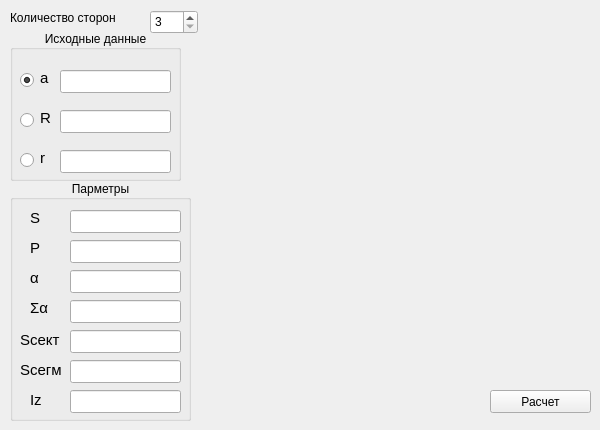
    <widget class="QWidget" name="tab">
     <attribute name="title">
      <string>Многоугольник</string>
     </attribute>
     <widget class="QLabel" name="label_87">
      <property name="geometry">
       <rect>
        <x>10</x>
        <y>10</y>
        <width>131</width>
        <height>16</height>
       </rect>
      </property>
      <property name="text">
       <string>Количество сторон</string>
      </property>
     </widget>
     <widget class="QSpinBox" name="spinBoxPolygon">
      <property name="geometry">
       <rect>
        <x>150</x>
        <y>10</y>
        <width>48</width>
        <height>24</height>
       </rect>
      </property>
      <property name="minimum">
       <number>3</number>
      </property>
      <property name="maximum">
       <number>30</number>
      </property>
     </widget>
     <widget class="QPushButton" name="pushButtonPolygon">
      <property name="geometry">
       <rect>
        <x>490</x>
        <y>390</y>
        <width>101</width>
        <height>23</height>
       </rect>
      </property>
      <property name="text">
       <string>Расчет</string>
      </property>
     </widget>
     <widget class="QGroupBox" name="groupBox_20">
      <property name="geometry">
       <rect>
        <x>10</x>
        <y>30</y>
        <width>171</width>
        <height>151</height>
       </rect>
      </property>
      <property name="title">
       <string>Исходные данные</string>
      </property>
      <property name="alignment">
       <set>Qt::AlignCenter</set>
      </property>
      <widget class="QLineEdit" name="lineEditPolygon_r">
       <property name="geometry">
        <rect>
         <x>50</x>
         <y>120</y>
         <width>111</width>
         <height>23</height>
        </rect>
       </property>
      </widget>
      <widget class="QLineEdit" name="lineEditPolygonA">
       <property name="geometry">
        <rect>
         <x>50</x>
         <y>40</y>
         <width>111</width>
         <height>23</height>
        </rect>
       </property>
      </widget>
      <widget class="QLineEdit" name="lineEditPolygonR">
       <property name="geometry">
        <rect>
         <x>50</x>
         <y>80</y>
         <width>111</width>
         <height>23</height>
        </rect>
       </property>
      </widget>
      <widget class="QRadioButton" name="radioButtonPolygonSide">
       <property name="geometry">
        <rect>
         <x>10</x>
         <y>40</y>
         <width>21</width>
         <height>21</height>
        </rect>
       </property>
       <property name="text">
        <string/>
       </property>
       <property name="checked">
        <bool>true</bool>
       </property>
      </widget>
      <widget class="QRadioButton" name="radioButtonPolygonR">
       <property name="geometry">
        <rect>
         <x>10</x>
         <y>80</y>
         <width>21</width>
         <height>21</height>
        </rect>
       </property>
       <property name="text">
        <string/>
       </property>
      </widget>
      <widget class="QRadioButton" name="radioButtonPolygon_r">
       <property name="geometry">
        <rect>
         <x>10</x>
         <y>120</y>
         <width>21</width>
         <height>21</height>
        </rect>
       </property>
       <property name="text">
        <string/>
       </property>
      </widget>
      <widget class="QLabel" name="label_100">
       <property name="geometry">
        <rect>
         <x>30</x>
         <y>40</y>
         <width>16</width>
         <height>16</height>
        </rect>
       </property>
       <property name="font">
        <font>
         <pointsize>11</pointsize>
        </font>
       </property>
       <property name="text">
        <string>a</string>
       </property>
      </widget>
      <widget class="QLabel" name="label_101">
       <property name="geometry">
        <rect>
         <x>30</x>
         <y>80</y>
         <width>16</width>
         <height>16</height>
        </rect>
       </property>
       <property name="font">
        <font>
         <pointsize>11</pointsize>
        </font>
       </property>
       <property name="text">
        <string>R</string>
       </property>
      </widget>
      <widget class="QLabel" name="label_102">
       <property name="geometry">
        <rect>
         <x>30</x>
         <y>120</y>
         <width>16</width>
         <height>16</height>
        </rect>
       </property>
       <property name="font">
        <font>
         <pointsize>11</pointsize>
        </font>
       </property>
       <property name="text">
        <string>r</string>
       </property>
      </widget>
     </widget>
     <widget class="QGroupBox" name="groupBox_21">
      <property name="geometry">
       <rect>
        <x>10</x>
        <y>180</y>
        <width>181</width>
        <height>241</height>
       </rect>
      </property>
      <property name="title">
       <string>Парметры</string>
      </property>
      <property name="alignment">
       <set>Qt::AlignCenter</set>
      </property>
      <widget class="QLineEdit" name="lineEditPolygonS">
       <property name="geometry">
        <rect>
         <x>60</x>
         <y>30</y>
         <width>111</width>
         <height>23</height>
        </rect>
       </property>
       <property name="readOnly">
        <bool>true</bool>
       </property>
      </widget>
      <widget class="QLabel" name="label_89">
       <property name="geometry">
        <rect>
         <x>20</x>
         <y>30</y>
         <width>16</width>
         <height>16</height>
        </rect>
       </property>
       <property name="font">
        <font>
         <pointsize>11</pointsize>
        </font>
       </property>
       <property name="text">
        <string>S</string>
       </property>
      </widget>
      <widget class="QLineEdit" name="lineEditPolygonP">
       <property name="geometry">
        <rect>
         <x>60</x>
         <y>60</y>
         <width>111</width>
         <height>23</height>
        </rect>
       </property>
       <property name="readOnly">
        <bool>true</bool>
       </property>
      </widget>
      <widget class="QLabel" name="label_103">
       <property name="geometry">
        <rect>
         <x>20</x>
         <y>60</y>
         <width>16</width>
         <height>16</height>
        </rect>
       </property>
       <property name="font">
        <font>
         <pointsize>11</pointsize>
        </font>
       </property>
       <property name="text">
        <string>P</string>
       </property>
      </widget>
      <widget class="QLabel" name="label_104">
       <property name="geometry">
        <rect>
         <x>20</x>
         <y>90</y>
         <width>16</width>
         <height>16</height>
        </rect>
       </property>
       <property name="font">
        <font>
         <pointsize>11</pointsize>
        </font>
       </property>
       <property name="text">
        <string>α</string>
       </property>
      </widget>
      <widget class="QLabel" name="label_105">
       <property name="geometry">
        <rect>
         <x>20</x>
         <y>120</y>
         <width>21</width>
         <height>16</height>
        </rect>
       </property>
       <property name="font">
        <font>
         <pointsize>11</pointsize>
        </font>
       </property>
       <property name="text">
        <string>Σα</string>
       </property>
      </widget>
      <widget class="QLineEdit" name="lineEditPolygonAlpha">
       <property name="geometry">
        <rect>
         <x>60</x>
         <y>90</y>
         <width>111</width>
         <height>23</height>
        </rect>
       </property>
       <property name="readOnly">
        <bool>true</bool>
       </property>
      </widget>
      <widget class="QLineEdit" name="lineEditPolygonSumAlpha">
       <property name="geometry">
        <rect>
         <x>60</x>
         <y>120</y>
         <width>111</width>
         <height>23</height>
        </rect>
       </property>
       <property name="readOnly">
        <bool>true</bool>
       </property>
      </widget>
      <widget class="QLabel" name="label_221">
       <property name="geometry">
        <rect>
         <x>10</x>
         <y>180</y>
         <width>51</width>
         <height>20</height>
        </rect>
       </property>
       <property name="font">
        <font>
         <pointsize>11</pointsize>
        </font>
       </property>
       <property name="text">
        <string>Sсегм</string>
       </property>
      </widget>
      <widget class="QLineEdit" name="lineEditPolygonSectorArea">
       <property name="geometry">
        <rect>
         <x>60</x>
         <y>150</y>
         <width>111</width>
         <height>23</height>
        </rect>
       </property>
       <property name="readOnly">
        <bool>true</bool>
       </property>
      </widget>
      <widget class="QLabel" name="label_222">
       <property name="geometry">
        <rect>
         <x>10</x>
         <y>150</y>
         <width>51</width>
         <height>20</height>
        </rect>
       </property>
       <property name="font">
        <font>
         <pointsize>11</pointsize>
        </font>
       </property>
       <property name="text">
        <string>Sсект</string>
       </property>
      </widget>
      <widget class="QLineEdit" name="lineEditPolygonSegmentArea">
       <property name="geometry">
        <rect>
         <x>60</x>
         <y>180</y>
         <width>111</width>
         <height>23</height>
        </rect>
       </property>
       <property name="readOnly">
        <bool>true</bool>
       </property>
      </widget>
      <widget class="QLabel" name="label_224">
       <property name="geometry">
        <rect>
         <x>20</x>
         <y>210</y>
         <width>16</width>
         <height>20</height>
        </rect>
       </property>
       <property name="font">
        <font>
         <pointsize>11</pointsize>
        </font>
       </property>
       <property name="text">
        <string>Iz</string>
       </property>
      </widget>
      <widget class="QLineEdit" name="lineEditPolygonIz">
       <property name="geometry">
        <rect>
         <x>60</x>
         <y>210</y>
         <width>111</width>
         <height>23</height>
        </rect>
       </property>
       <property name="readOnly">
        <bool>true</bool>
       </property>
      </widget>
     </widget>
     <widget class="QLabel" name="label_236">
      <property name="geometry">
       <rect>
        <x>230</x>
        <y>10</y>
        <width>361</width>
        <height>351</height>
       </rect>
      </property>
      <property name="text">
       <string/>
      </property>
      <property name="pixmap">
       <pixmap>:/resource/Pictures/Polygon2.jpg</pixmap>
      </property>
     </widget>
    </widget>
